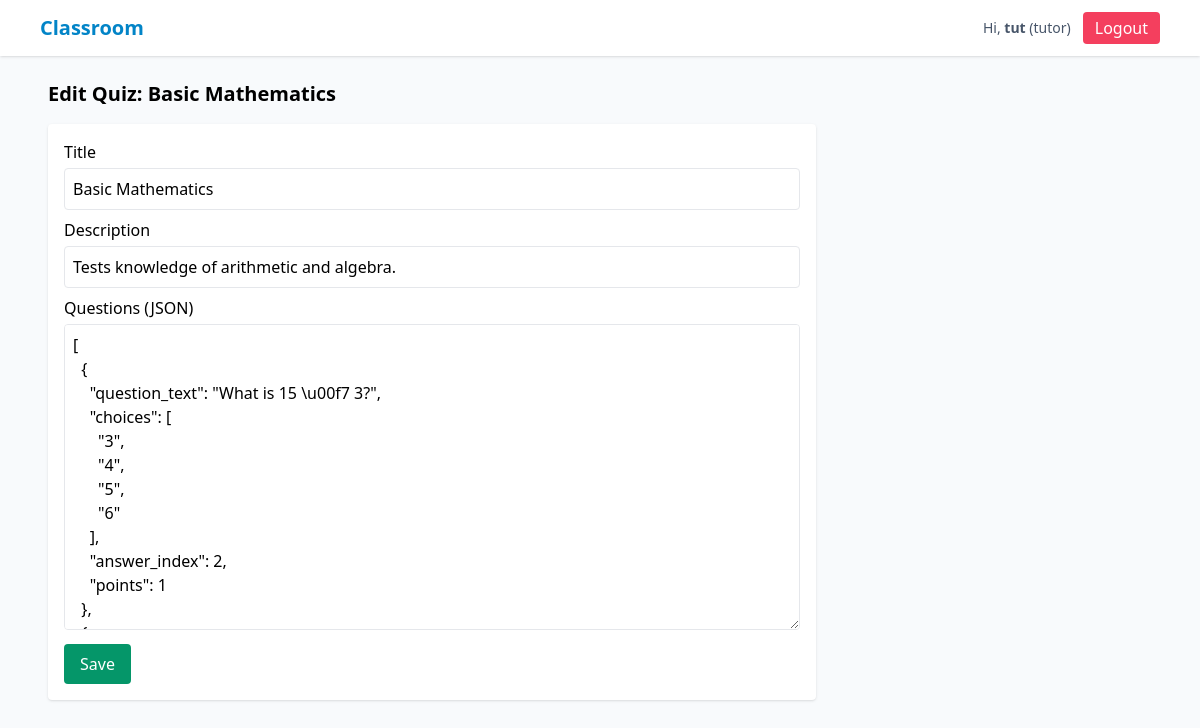
Page /tutor/quiz/2/edit (signed in) on the committed database.
### tables this page shows
CREATE TABLE users (
      id INTEGER PRIMARY KEY AUTOINCREMENT,
      name TEXT NOT NULL,
      email TEXT UNIQUE NOT NULL,
      password_hash TEXT NOT NULL,
      role TEXT NOT NULL CHECK(role IN ('admin','tutor','student')),
      created_at TEXT NOT NULL
    );

CREATE TABLE quizzes (
      id INTEGER PRIMARY KEY AUTOINCREMENT,
      class_id INTEGER NOT NULL,
      title TEXT NOT NULL,
      description TEXT,
      created_by INTEGER NOT NULL,
      created_at TEXT NOT NULL,
      FOREIGN KEY(class_id) REFERENCES classes(id) ON DELETE CASCADE,
      FOREIGN KEY(created_by) REFERENCES users(id) ON DELETE SET NULL
    );

### app.py (the view, shortened to what this page needs)
@app.route("/tutor/quiz/<int:quiz_id>/edit", methods=["GET","POST"])
@login_required
def edit_quiz(quiz_id):
    if current_user.role != "tutor": flash("Forbidden","danger"); return redirect(url_for("index"))
    data = DB.get_quiz(quiz_id)
    if not data:
        flash("Quiz not found", "danger"); return redirect(url_for("tutor_dashboard"))
    quiz = data["quiz"]; questions = data["questions"]
    qlist = []
    for q in questions:
        qlist.append({
            "question_text": q["question_text"],
            "choices": json.loads(q["choices"]),
            "answer_index": q["answer_index"],
            "points": q["points"]
        })
    return render_template("edit_quiz.html", quiz=quiz, questions_json=json.dumps(qlist, indent=2))

### app.py (called while the page is built)
@login_manager.user_loader
def load_user(user_id):
    row = DB.get_user_by_id(int(user_id))
    if row:
        return User(row)
    return None

### db.py (called while the page is built)
def get_connection():
    conn = sqlite3.connect(DB_PATH, timeout=5, detect_types=sqlite3.PARSE_DECLTYPES, check_same_thread=False)
    conn.row_factory = sqlite3.Row
    conn.execute("PRAGMA foreign_keys = ON;")
    return conn

def get_user_by_id(uid: int) -> Optional[sqlite3.Row]:
    conn = get_connection()
    cur = conn.cursor()
    cur.execute("SELECT * FROM users WHERE id = ?", (uid,))
    r = cur.fetchone()
    conn.close()
    return r

def get_quiz(quiz_id: int):
    conn = get_connection()
    cur = conn.cursor()
    cur.execute("SELECT * FROM quizzes WHERE id = ?", (quiz_id,))
    quiz = cur.fetchone()
    if not quiz:
        conn.close()
        return None
    cur.execute("SELECT * FROM questions WHERE quiz_id = ?", (quiz_id,))
    questions = cur.fetchall()
    conn.close()
    return {"quiz": quiz, "questions": questions}

### templates/edit_quiz.html
{% extends "base.html" %}
{% block content %}
<h2 class="text-xl font-semibold mb-4">Edit Quiz: {{ quiz.title }}</h2>
<div class="bg-white p-4 rounded shadow max-w-3xl">
  <form method="post">
    <label class="block mb-1">Title</label><input name="title" value="{{ quiz.title }}" class="w-full border p-2 rounded mb-2" required/>
    <label class="block mb-1">Description</label><input name="description" value="{{ quiz.description }}" class="w-full border p-2 rounded mb-2"/>
    <label class="block mb-1">Questions (JSON)</label>
    <textarea name="questions_json" class="w-full border p-2 rounded mb-2" rows="12">{{ questions_json }}</textarea>
    <button class="px-4 py-2 bg-emerald-600 text-white rounded">Save</button>
  </form>
</div>
{% endblock %}

### templates/base.html (shortened to what this page needs)
<!doctype html>
<html lang="en">
<head>
  <script src="https://cdn.tailwindcss.com"></script>
</head>
<body class="bg-slate-50 min-h-screen">
  <nav class="bg-white shadow">
    <div class="max-w-6xl mx-auto px-4 py-3 flex justify-between items-center">
      <a class="text-xl font-semibold text-sky-600" href="{{ url_for('index') }}">Classroom</a>
      <div class="flex items-center gap-3">
        {% if current_user.is_authenticated %}
          <span class="text-sm text-slate-600">Hi, <strong>{{ current_user.name }}</strong> ({{ current_user.role }})</span>
          <a class="px-3 py-1 bg-rose-500 text-white rounded" href="{{ url_for('logout') }}">Logout</a>
        {% else %}
          <a class="px-3 py-1 bg-sky-600 text-white rounded" href="{{ url_for('login') }}">Login</a>
        {% endif %}
      </div>
    </div>
  </nav>
  <main class="max-w-6xl mx-auto p-6">
    {% block content %}{% endblock %}
  </main>
</body>
</html>

### rows in the picture
users: name "tut", role "tutor"
quizzes: title "Basic Mathematics", description "Tests knowledge of arithmetic and algebra."
